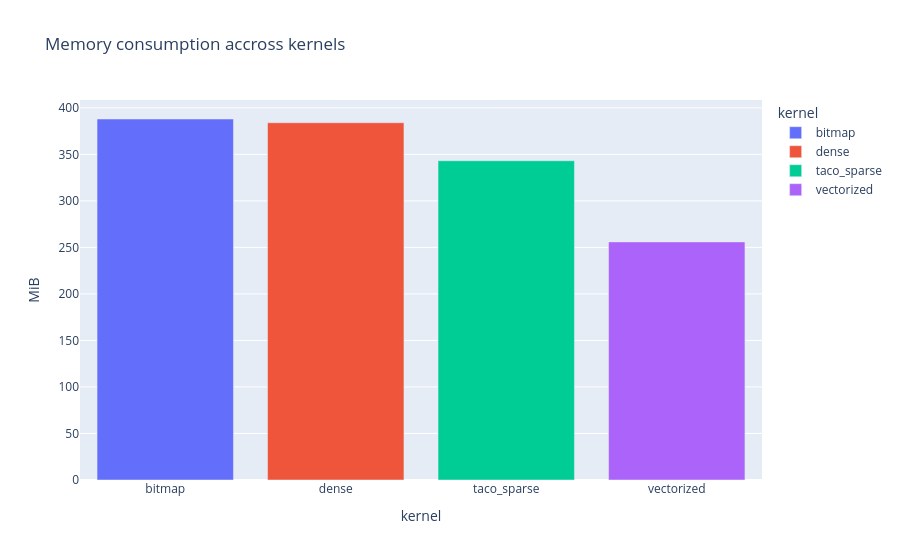

Here is the notebook cell this chart was saved with:
### Code cell
fig = px.bar(detailed, x='kernel', y='mb', color='kernel', title='Memory consumption accross kernels', labels={'mb': 'MiB'})
fig.show()

### Figure 1 — Plotly figure (JSON) as saved in the notebook; plotly's stock layout.template omitted (floating-point values rounded to 4 significant figures)
{"data": [{"hovertemplate": "kernel=%{x}<br>MiB=%{y}<extra></extra>", "legendgroup": "bitmap", "marker": {"color": "#636efa", "pattern": {"shape": ""}}, "name": "bitmap", "orientation": "v", "showlegend": true, "textposition": "auto", "type": "bar", "x": ["bitmap"], "xaxis": "x", "y": [388.0], "yaxis": "y"}, {"hovertemplate": "kernel=%{x}<br>MiB=%{y}<extra></extra>", "legendgroup": "dense", "marker": {"color": "#EF553B", "pattern": {"shape": ""}}, "name": "dense", "orientation": "v", "showlegend": true, "textposition": "auto", "type": "bar", "x": ["dense"], "xaxis": "x", "y": [384.0], "yaxis": "y"}, {"hovertemplate": "kernel=%{x}<br>MiB=%{y}<extra></extra>", "legendgroup": "taco_sparse", "marker": {"color": "#00cc96", "pattern": {"shape": ""}}, "name": "taco_sparse", "orientation": "v", "showlegend": true, "textposition": "auto", "type": "bar", "x": ["taco_sparse"], "xaxis": "x", "y": [343.1], "yaxis": "y"}, {"hovertemplate": "kernel=%{x}<br>MiB=%{y}<extra></extra>", "legendgroup": "vectorized", "marker": {"color": "#ab63fa", "pattern": {"shape": ""}}, "name": "vectorized", "orientation": "v", "showlegend": true, "textposition": "auto", "type": "bar", "x": ["vectorized"], "xaxis": "x", "y": [255.9], "yaxis": "y"}], "layout": {"barmode": "relative", "legend": {"title": {"text": "kernel"}, "tracegroupgap": 0}, "title": {"text": "Memory consumption accross kernels"}, "xaxis": {"anchor": "y", "categoryarray": ["bitmap", "dense", "taco_sparse", "vectorized"], "categoryorder": "array", "domain": [0, 1], "title": {"text": "kernel"}}, "yaxis": {"anchor": "x", "domain": [0, 1], "title": {"text": "MiB"}}}}
